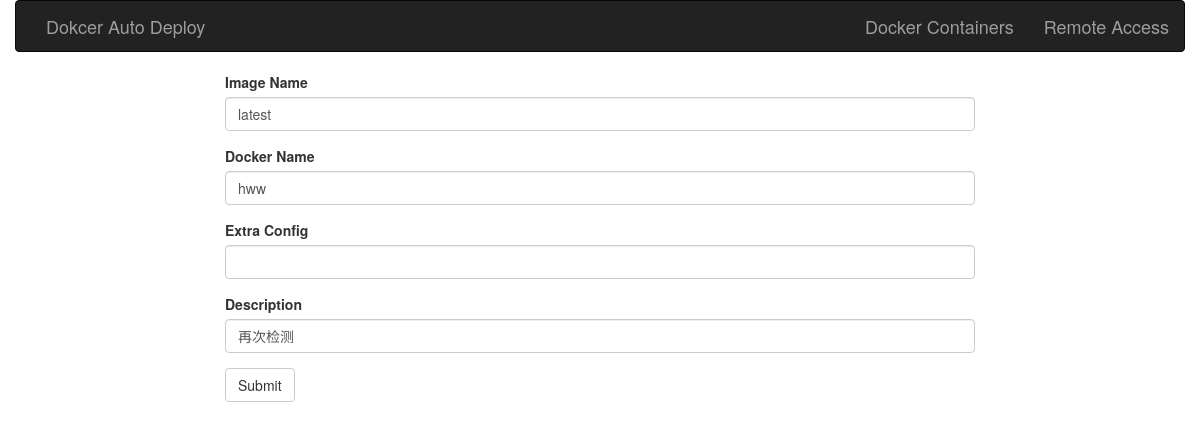
The app's page /change/1/3, older data.
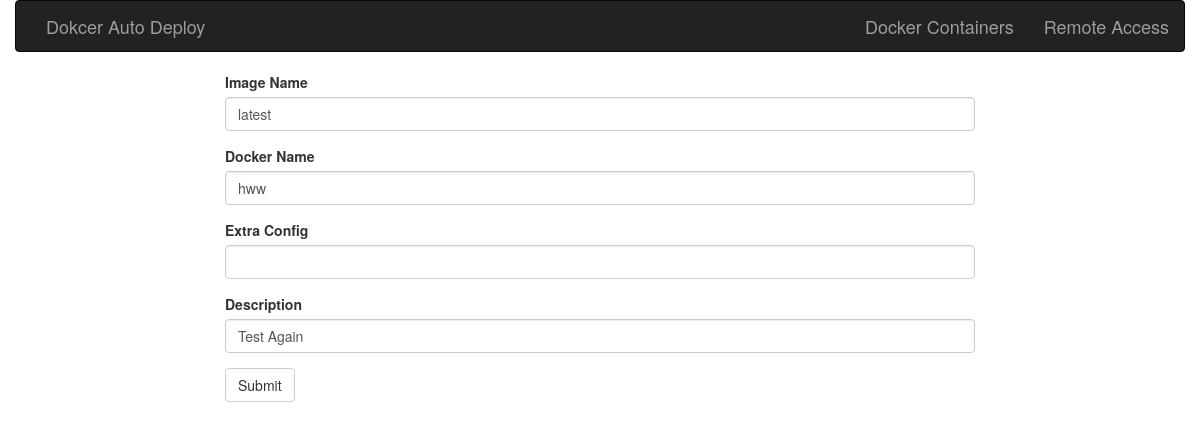
The same page, newer data.
### app.py (models this page shows, shortened)
class Version(db.Model):
    __tablename__ = 'version'
    id = db.Column(db.Integer, primary_key=True)
    env_id = db.Column(db.Integer, db.ForeignKey('environments.id'), nullable=False)
    env_version = db.Column(db.String(1024), nullable=False)
    docker_name = db.Column(db.String(1024), nullable=False)
    extra_code = db.Column(db.String(1024), nullable=True)
    value = db.Column(db.String(1024), nullable=True)
    create_time = db.Column(db.Date, default=datetime.date.today(), nullable=True)

### app.py (the view, shortened to what this page needs)
@app.route('/change/<int:env_id>/<int:id>', methods=['GET', 'POST'])
def change_version_list(env_id, id):
    if request.method == 'GET':
        versionlists = Version.query.filter_by(env_id=env_id, id=id).join(Environments,
                                                                          Version.env_id == Environments.id).first_or_404()
        form = VersionListForm()
        form.env_version.data = versionlists.env_version
        form.docker_name.data=versionlists.docker_name
        form.extra_code.data=versionlists.extra_code
        form.value.data = versionlists.value
        return render_template('modify.html', form=form)

### Forms.py
class VersionListForm(FlaskForm):
    env_version = StringField('Image Name', validators=[DataRequired(), Length(1, 64)])
    docker_name=StringField('Docker Name', validators=[DataRequired(), Length(1, 64)])
    extra_code=StringField('Extra Config', validators=[Length(0, 64)])
    value = StringField('Description', validators=[Length(0, 64)])
    submit = SubmitField('Submit')

### templates/modify.html (shortened to what this page needs)
{% extends "base_env.html" %}
{% import "bootstrap/wtf.html" as wtf %}
{% block page_content %}
<div class="row">
    <div class="col-md-8 col-md-offset-2"> {{ wtf.quick_form(form, form_type="horizontal") }} </div>
</div>
{% endblock %}

Row changes from the older to the newer data that the page shows:
changed Version "latest": value "再次检测" → "Test Again"
